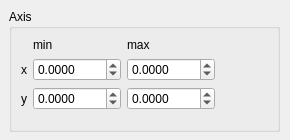
<?xml version="1.0" encoding="UTF-8"?>
<ui version="4.0">
 <class>wAxisCtrl</class>
 <widget class="QWidget" name="wAxisCtrl">
  <property name="geometry">
   <rect>
    <x>0</x>
    <y>0</y>
    <width>290</width>
    <height>140</height>
   </rect>
  </property>
  <property name="minimumSize">
   <size>
    <width>290</width>
    <height>140</height>
   </size>
  </property>
  <property name="windowTitle">
   <string>Form</string>
  </property>
  <widget class="QWidget" name="verticalLayoutWidget">
   <property name="geometry">
    <rect>
     <x>9</x>
     <y>9</y>
     <width>271</width>
     <height>123</height>
    </rect>
   </property>
   <layout class="QVBoxLayout" name="verticalLayout_2">
    <item>
     <widget class="QGroupBox" name="groupBox">
      <property name="title">
       <string>Axis</string>
      </property>
      <layout class="QFormLayout" name="formLayout">
       <item row="0" column="0">
        <layout class="QGridLayout" name="gridLayout">
         <item row="1" column="0">
          <widget class="QLabel" name="label_2">
           <property name="text">
            <string>x</string>
           </property>
          </widget>
         </item>
         <item row="2" column="0">
          <widget class="QLabel" name="label">
           <property name="text">
            <string>y</string>
           </property>
          </widget>
         </item>
         <item row="0" column="1">
          <widget class="QLabel" name="label_3">
           <property name="text">
            <string>min</string>
           </property>
          </widget>
         </item>
         <item row="0" column="2">
          <widget class="QLabel" name="label_4">
           <property name="text">
            <string>max</string>
           </property>
          </widget>
         </item>
         <item row="1" column="1">
          <widget class="QDoubleSpinBox" name="xMin">
           <property name="decimals">
            <number>4</number>
           </property>
           <property name="minimum">
            <double>-9999.000000000000000</double>
           </property>
           <property name="maximum">
            <double>9999.000000000000000</double>
           </property>
           <property name="singleStep">
            <double>0.100000000000000</double>
           </property>
          </widget>
         </item>
         <item row="1" column="2">
          <widget class="QDoubleSpinBox" name="xMax">
           <property name="decimals">
            <number>4</number>
           </property>
           <property name="minimum">
            <double>-9999.000000000000000</double>
           </property>
           <property name="maximum">
            <double>9999.000000000000000</double>
           </property>
           <property name="singleStep">
            <double>0.100000000000000</double>
           </property>
          </widget>
         </item>
         <item row="2" column="1">
          <widget class="QDoubleSpinBox" name="yMin">
           <property name="decimals">
            <number>4</number>
           </property>
           <property name="minimum">
            <double>-9999.000000000000000</double>
           </property>
           <property name="maximum">
            <double>9999.000000000000000</double>
           </property>
           <property name="singleStep">
            <double>0.100000000000000</double>
           </property>
          </widget>
         </item>
         <item row="2" column="2">
          <widget class="QDoubleSpinBox" name="yMax">
           <property name="decimals">
            <number>4</number>
           </property>
           <property name="minimum">
            <double>-9999.000000000000000</double>
           </property>
           <property name="maximum">
            <double>9999.000000000000000</double>
           </property>
           <property name="singleStep">
            <double>0.100000000000000</double>
           </property>
          </widget>
         </item>
        </layout>
       </item>
      </layout>
     </widget>
    </item>
   </layout>
  </widget>
 </widget>
 <resources/>
 <connections/>
</ui>
